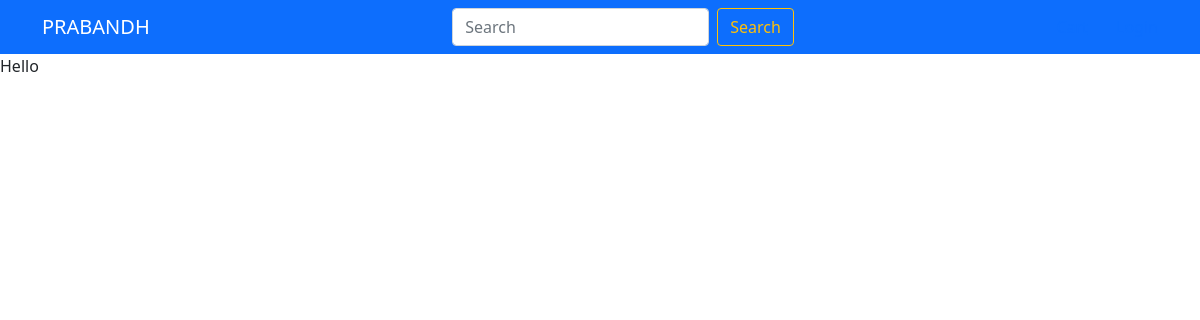
The app's page /subcategory/Ethnic, older data.
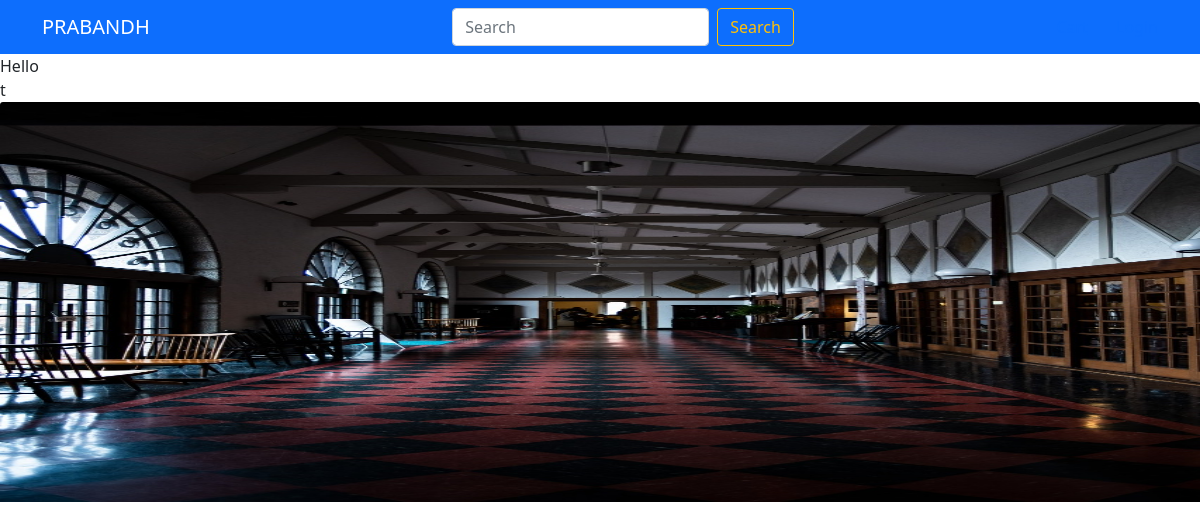
The same page, newer data.
### Rent/models.py (models this page shows, shortened)
class Product(models.Model):
    seller_of_item=models.ForeignKey(Seller,related_name='seller_of_item', on_delete=models.CASCADE)
    availability=models.BooleanField(default=True)
    title=models.CharField(max_length=20)
    category = models.ForeignKey(Category, on_delete=models.SET_NULL, blank=True, null=True)
    subcategory=models.ForeignKey(Subcategory,on_delete=models.SET_NULL, blank=True, null=True)
    rental_price=models.IntegerField()
    about=models.TextField()
    deposit=models.IntegerField()
    image_of_product=models.ImageField(upload_to='title_photos')

### Rent/views.py (the view)
# urls.py: path('subcategory/<str:mysubcat>',views.search_subcat,name="Search subcat"),
def search_subcat(request,mysubcat):
    category = get_object_or_404(Subcategory, subcategories=mysubcat)
    products = Product.objects.filter(subcategory=category)
    return render(request, 'Rent/subcstfil.html',{'product':products})

### Rent/templates/Rent/subcstfil.html
{% extends 'User/basic.html' %}
{% load static %}
{% block content %}
<div>Hello</div>
{% for i in product %}
<div>{{i.title}}</div>
<img src='/media/{{i.image_of_product}}' class="card-img-top" alt="..." height="400px" width="400px">
{% endfor %}
{% endblock %}

### User/templates/User/basic.html (shortened to what this page needs)
<!DOCTYPE html>
<html lang="en">
<head>
  <link href="https://cdn.jsdelivr.net/npm/bootstrap@5.1.0/dist/css/bootstrap.min.css" rel="stylesheet"
>
</head>
  <body>
      <nav class="navbar navbar-dark bg-primary">
          <div class="container">
            <div class="me-4">
              <a class="navbar-brand">PRABANDH</a>
            </div>
            <form class="d-flex">
              <input class="form-control me-2" type="search" placeholder="Search" aria-label="Search">
              <button class="btn btn-outline-warning" type="submit">Search</button>
            </form>
            <div class="color">
              <a href="#" class=".text-decoration-none me-4">Cart</a>
              <a href="#" class=".text-decoration-none">Login</a>
            </div>
          </div>
      </nav>
      {% block content %}
      {% endblock %}
    </body>
</html>

Row changes from the older to the newer data that the page shows:
added Product: title "t", image_of_product (picture)
